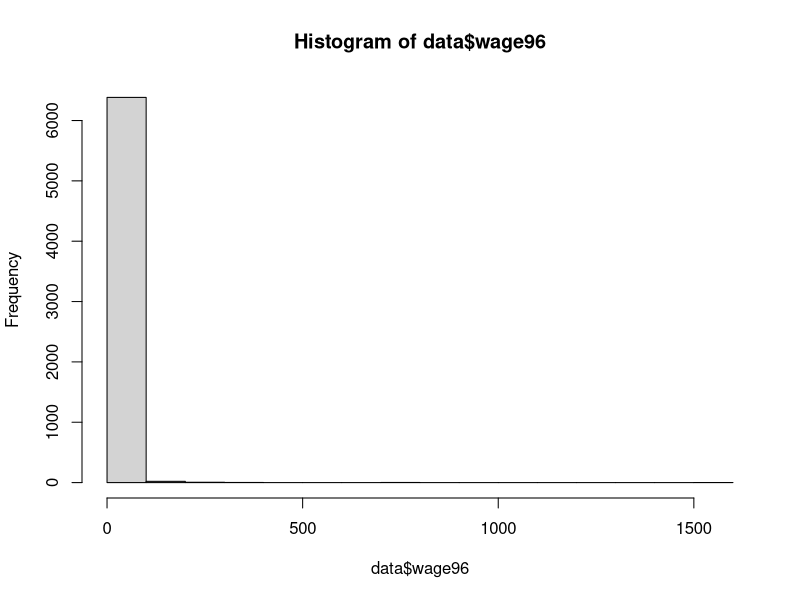
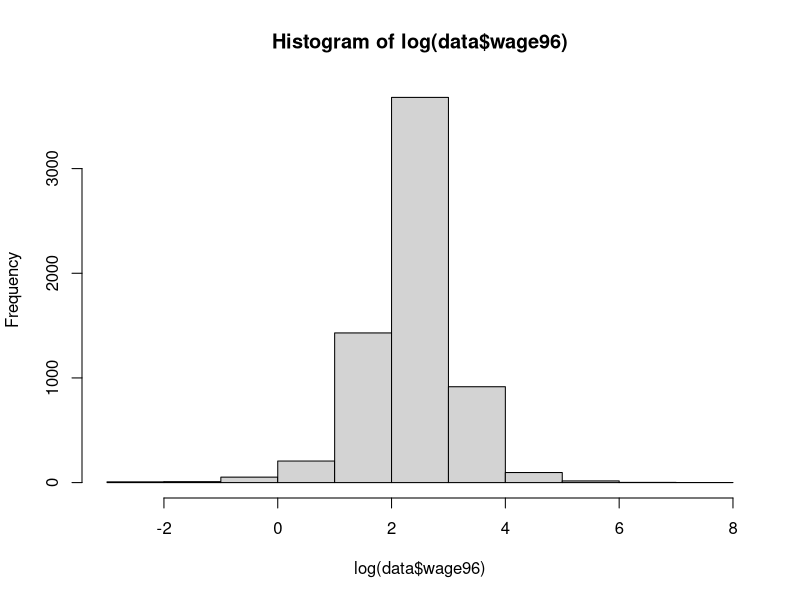
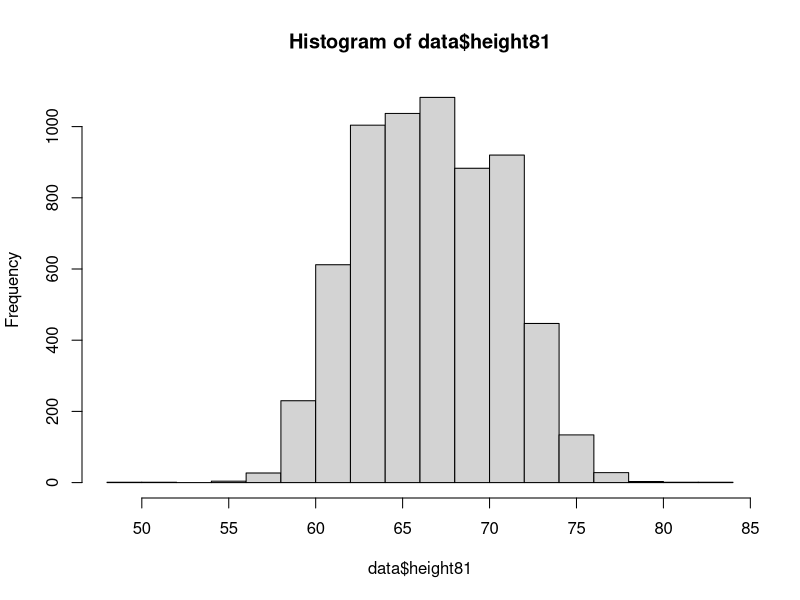
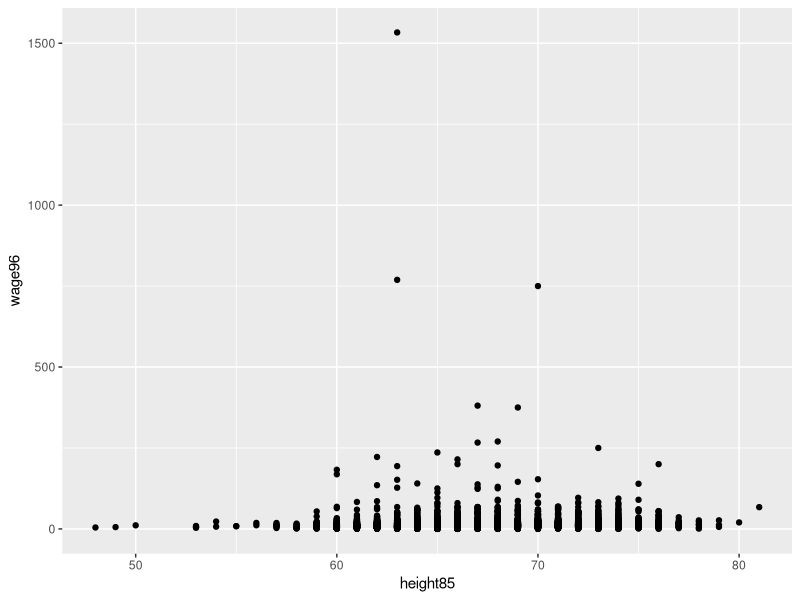
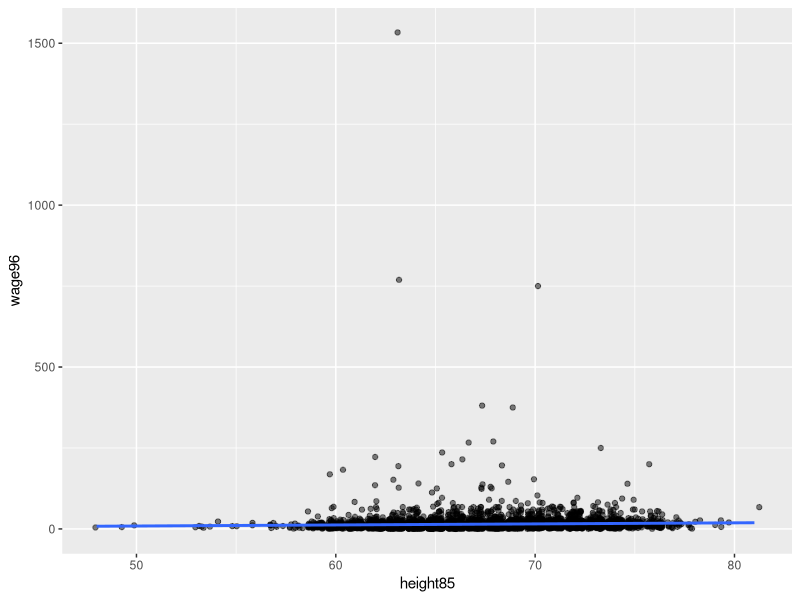
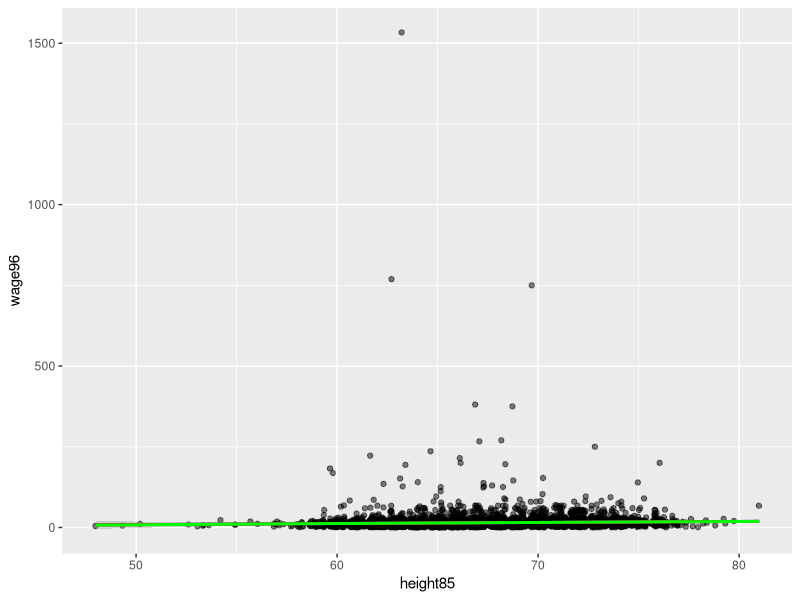
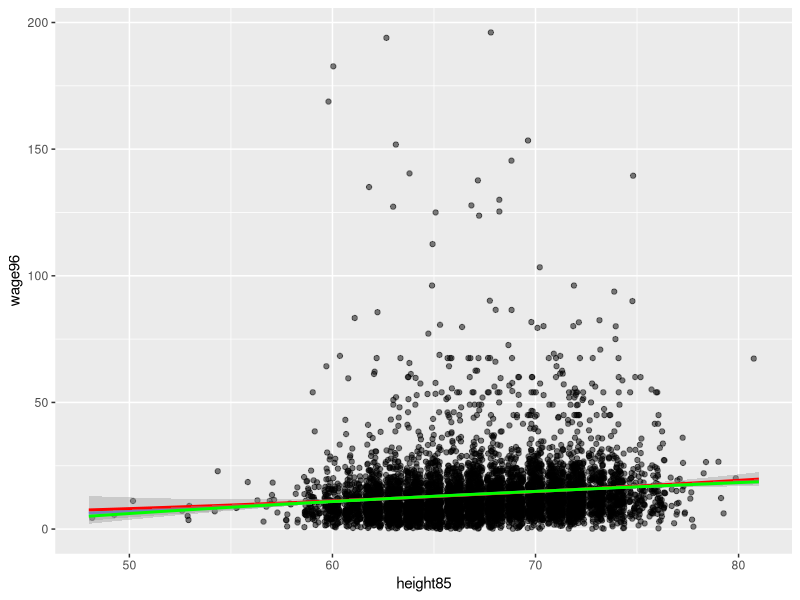
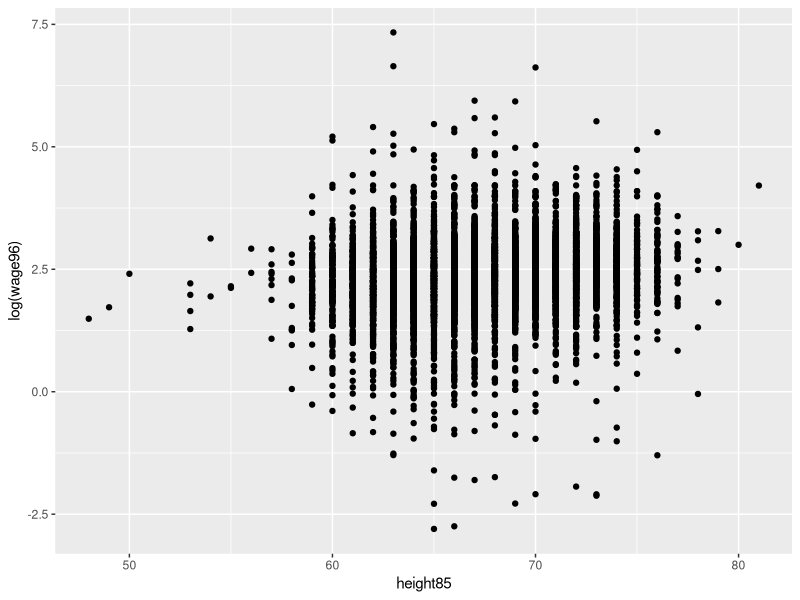

These charts were generated, in order, by the following R code: (Note: this script raises an error after producing the figures.)
## ---- chunk 1
## installs 
install.packages("car")

## packages 
library(tidyverse)
library(car)

## data 
data = read_csv("height_wage.csv")
## ---- chunk 2
## lets get a sense of our dependent variable - adult hourly wages in 1996
summary(data$wage96)
hist(data$wage96)
hist(log(data$wage96))

## lets get a sense of our independent variable - height in inches in 1985 (self-reported)
summary(data$height85)
hist(data$height81)

## ---- chunk 3
# simple scatter
ggplot(data, aes(height85, wage96))+
  geom_point()

# with jitter and regression line 
data %>% 
ggplot(aes(height85, wage96))+
  geom_point(position = "jitter", alpha = 0.5)+
  geom_smooth(method = "lm", se = F)

## ---- chunk 4
model1 = lm(wage96 ~ height85, data = data)
summary(model1)
## ---- chunk 5
## plot with different functions
data %>% 
  ggplot(aes(height85, wage96))+
  geom_point(position = "jitter", alpha = .5)+
  geom_smooth(method = "lm", se = F)+
  stat_smooth(method = "lm", formula = y ~ x + I(x^2), color = "red")+
  stat_smooth(method = "lm", formula = y ~ log(x), color = "green")

## filtered version of the same chart
data %>% 
  filter(wage96 < 200) %>% 
  ggplot(aes(height85, wage96))+
  geom_point(position = "jitter", alpha = .5)+
  geom_smooth(method = "lm", se = F)+
  stat_smooth(method = "lm", formula = y ~ x + I(x^2), color = "red")+
  stat_smooth(method = "lm", formula = y ~ log(x), color = "green")
## ---- chunk 6
## log scatter 
ggplot(data,aes(height85, log(wage96)))+
  geom_point()

## with jitter and regression line
ggplot(data, aes(height85, log(wage96)))+
  geom_point(position = "jitter", alpha = 0.5)+
  geom_smooth(method = "lm", se = F)

## with different specifications
ggplot(data, aes(height85, log(wage96)))+
  geom_point(position = "jitter", alpha = .5)+
  geom_smooth(method = "lm", se = F)+
  stat_smooth(method = "lm", formula = y ~ x + I(x^2), color = "red")+
  stat_smooth(method = "lm", formula = y ~ log(x), color = "green")
## ---- chunk 7
## what about the log relationship with the dependent variable? 
model2 = lm(log(wage96) ~ height85, data = data)
summary(model2)
## ---- chunk 8
## interpretation of logged DV
(exp(model2$coefficients[2]) - 1)*100
## ---- chunk 9
## adding residuals and fitted values to data set
data_res = data %>% 
  mutate(m1_res = model1$residuals,
         m1_fv = model1$fitted.values, 
         m2_res = model2$residuals, 
         m2_fv = model2$fitted.values)

view(data_res)
## ---- chunk 10
mean(model1$residuals)
mean(model2$residuals)

# histogram of residuals - model 1
ggplot(data_res, aes(m1_res))+
  geom_histogram(fill = "red")+
  xlim(c(-1500, 1500))

# histogram of residuals - model 2
ggplot(data_res, aes(m2_res))+
  geom_histogram(fill = "red")
## ---- chunk 11
## model 1 - kind of hard to tell
ggplot(data, aes(height85, wage96))+
  geom_point(position = "jitter", alpha = 0.5)+
  geom_smooth(method = "lm", se = F)

## log plot
ggplot(data, aes(height85, log(wage96)))+
  geom_point(position = "jitter", alpha = 0.5)+
  geom_smooth(method = "lm", se = F)
## ---- chunk 12
## plotting model1 fitted vs. residuals 
ggplot(data_res, aes(m1_fv, m1_res))+
  geom_point()+
  geom_hline(aes(yintercept = 0), color = "red")

## plotting model2 fitted vs. residuals 
ggplot(data_res, aes(m2_fv, m2_res))+
  geom_point()+
  geom_hline(aes(yintercept = 0), color = "red")

## plotting model2 fitted vs. residuals 
ggplot(data_res, aes(m2_fv, m2_res))+
  geom_point()+
  geom_hline(aes(yintercept = 0), color = "red")+
  geom_smooth(se = F, color = "blue")
## ---- chunk 13
## create grouping by how many feet tall individual is
height_groups = data_res %>% 
  mutate(feet_group = if_else(height85 >=48 & height85 < 60, "Four",
                                 if_else(height85 >= 60 & height85< 72, "Five", "Six")))

## take variance of residuals, grouped by feet groupings
height_groups %>% 
  group_by(feet_group) %>% 
  summarize(m1_var = var(m1_res),
            m2_var = exp(var(m2_res)))
## ---- chunk 14
## recall model 1 
summary(model1)

## model with height from 4 years prior 
model3 = lm(wage96 ~ height81, data = data)
summary(model3)

## model 4 
model4 = lm(wage96 ~ height85 + height81, data = data)
summary(model4)
## ---- chunk 15
cor(data_res$height85, data_res$m1_res)
cor(data_res$height85, data_res$m2_res)
## ---- chunk 16
model5 = lm(wage96 ~ height85 + male, data = data)
summary(model5)
## ---- chunk 17
## boxplots - logged
ggplot(data, aes(log(wage96)))+
  geom_boxplot()+
  facet_wrap(~male)+
  coord_flip()

## boxplots 
ggplot(data, aes(wage96))+
  geom_boxplot()+
  facet_wrap(~male)+
  coord_flip()
## ---- chunk 18
## quick look at the data again
ggplot(data, aes(height85, wage96))+
  geom_point()

## separated by gender 
ggplot(data, aes(height85, log(wage96), color = factor(male)))+
  geom_point(position = "jitter", alpha = .5)+
  geom_smooth(method = "lm",se = F)
## ---- chunk 19
## creating a dummy for our max value 
data2 = data %>% 
  mutate(max_wage = if_else(wage96 == max(wage96), 1, 0))

# subset our data for the below example to work
sample = data2[4500:4599,]

view(sample)

## thinking about leverage
lev_mod = lm(log(wage96) ~ height85, data = sample)
ggplot(sample, aes(height85, log(wage96), color = factor(max_wage)))+
  geom_point(aes(size = factor(max_wage)))+
  geom_vline(aes(xintercept = mean(height85)), color = "blue", linetype = "dashed")+
  scale_size_manual(values = c(1,5),guide = "none")+
  scale_color_manual(values = c("black", "red"), guide = "none")+
  geom_smooth(method = "lm", se = F, color = "green")+
  annotate(geom = "text", label = paste0("Beta =",round(lev_mod$coefficients[2], digits = 2)) , x = 72.5, y = 5)
## ---- chunk 20
## change outlier height
sample$height85[sample$max_wage == 1] <- mean(sample$height85)

# run model again
lev_mod = lm(log(wage96) ~ height85, data = sample)

## look at our graph now
ggplot(sample, aes(height85, log(wage96), color = factor(max_wage)))+
  geom_point(aes(size = factor(max_wage)))+
  geom_vline(aes(xintercept = mean(height85)), color = "blue", linetype = "dashed")+
  scale_size_manual(values = c(1,5),guide = "none")+
  scale_color_manual(values = c("black", "red"), guide = "none")+
  geom_smooth(method = "lm", se = F, color = "green")+
  annotate(geom = "text", label = paste0("Beta =",round(lev_mod$coefficients[2], digits = 2)) , x = 72.5, y = 5)

## ---- chunk 21
## change outlier height
sample$height85[sample$max_wage == 1] <- 48

# run model again
lev_mod = lm(log(wage96) ~ height85, data = sample)

## look at our graph now
ggplot(sample, aes(height85, log(wage96), color = factor(max_wage)))+
  geom_point(aes(size = factor(max_wage)))+
  geom_vline(aes(xintercept = mean(height85)), color = "blue", linetype = "dashed")+
  scale_size_manual(values = c(1,5),guide = "none")+
  scale_color_manual(values = c("black", "red"), guide = "none")+
  geom_smooth(method = "lm", se = F, color = "green")+
  annotate(geom = "text", label = paste0("Beta =",round(lev_mod$coefficients[2], digits = 2)) , x = 72.5, y = 5)
## ---- chunk 22
## change outlier height
sample$height85[sample$max_wage == 1] <- 84

# run model again
lev_mod = lm(log(wage96) ~ height85, data = sample)

## look at our graph now
ggplot(sample, aes(height85, log(wage96), color = factor(max_wage)))+
  geom_point(aes(size = factor(max_wage)))+
  geom_vline(aes(xintercept = mean(height85)), color = "blue", linetype = "dashed")+
  scale_size_manual(values = c(1,5),guide = "none")+
  scale_color_manual(values = c("black", "red"), guide = "none")+
  geom_smooth(method = "lm", se = F, color = "green")+
  annotate(geom = "text", label = paste0("Beta =",round(lev_mod$coefficients[2], digits = 2)) , x = 72.5, y = 5)
## ---- chunk 23
## default plot options 
plot(model1)

## logged model
plot(model2)
## ---- chunk 24
## DFFITS

## adding dffits - predicted point from model when that point is left out
data_res$m1_dffits <- dffits(model1)
data_res$m2_dffits <- dffits(model2)

## plots of dffits 
ggplot(data_res, aes(m1_dffits))+
  geom_histogram(color = "black", fill = "red")

ggplot(data_res, aes(m2_dffits))+
  geom_histogram(color = "black", fill = "red")
## ---- chunk 25
## DFBETAS 
dfbeta() #effect on coefficients of deleting each observation in turn
dfbetas() # effect on coefficients of deleting each observation in turn, standardized by a deleted estimate of the coefficient standard error

## adding dfbetas
dfbetas(model1)

## adding just change on slope
data_res$m1_dfbeta <- dfbetas(model1)[,2]
data_res$m2_dfbeta <- dfbetas(model2)[,2]

## dfbetas plots
car::dfbetaPlots(model1)
car::dfbetasPlots(model1)

car::dfbetasPlots(model2)
## ---- chunk 26
## Cooks Distance 
cooks.distance(model1)

## adding to data set 
data_res$m1_cooks <- cooks.distance(model1)
data_res$m2_cooks <- cooks.distance(model2)

#histogram for both models
hist(data_res$m1_cooks)
hist(data_res$m2_cooks)
## ---- chunk 27
# residual plots of leverage model
plot(lev_mod)

# dfbetas of leverage model
dfbetasPlots(lev_mod)
